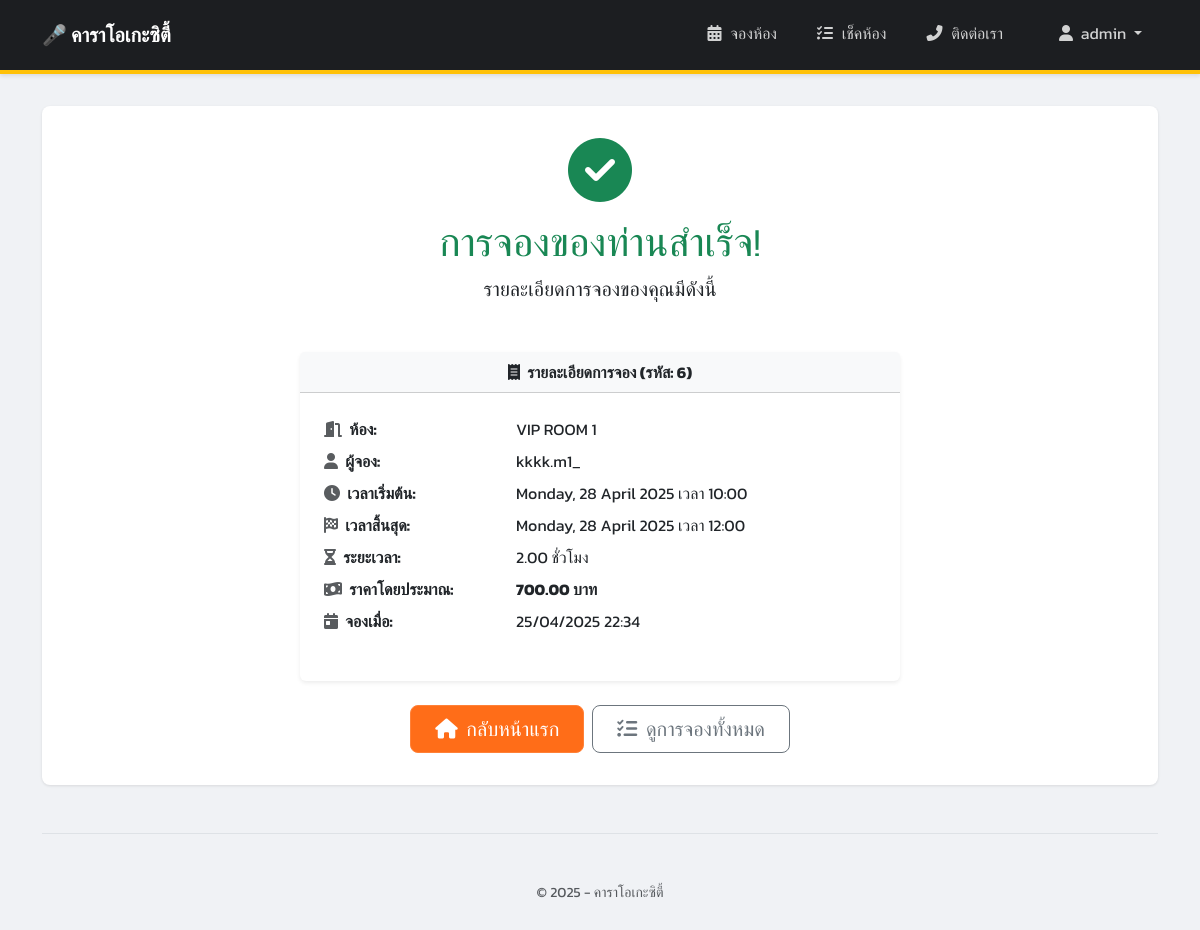
/booking/booking/success/6/ (signed in), run on the app's committed database.
### booking/models.py (models this page shows, shortened)
class Booking(models.Model):
    room = models.ForeignKey(Room, on_delete=models.CASCADE, related_name='bookings') # เชื่อมโยงไปยังห้อง
    user_name = models.CharField(max_length=100) # ชื่อผู้จอง (แบบง่ายก่อน)
    start_time = models.DateTimeField()          # วันเวลาเริ่มต้น
    end_time = models.DateTimeField()            # วันเวลาสิ้นสุด
    booking_time = models.DateTimeField(default=timezone.now) # วันเวลาที่ทำการจอง (ใส่ค่าอัตโนมัติ)
    @property
    def duration_hours(self):
        if self.start_time and self.end_time:
            duration = self.end_time - self.start_time
            if duration.total_seconds() > 0:
                return duration.total_seconds() / 3600
        return 0 # คืนค่า 0 ถ้าไม่มี start/end time หรือ duration ไม่เป็นบวก
    @property
    def total_price(self):
        if self.start_time and self.end_time and self.room and self.room.price_per_hour is not None:
            try:
                duration_decimal = Decimal(str(self.duration_hours))
                calculated_price = (duration_decimal * self.room.price_per_hour).quantize(Decimal('0.01'))
                return calculated_price
            except Exception as e:
                print(f"Error calculating total_price: {e}") # แสดง error ใน console (สำหรับ debug)
                return Decimal('0.00') # คืนค่า 0 เพื่อป้องกัน Error หน้าเว็บ
        return Decimal('0.00')

class Room(models.Model):
    name = models.CharField(max_length=100, unique=True) # ชื่อห้อง (ไม่ซ้ำกัน)
    capacity = models.PositiveIntegerField()             # ความจุ (จำนวนเต็มบวก)
    price_per_hour = models.DecimalField(max_digits=8, decimal_places=2) # ราคาต่อชั่วโมง

### booking/views.py (the view)
# urls.py: path('booking/success/<int:booking_id>/', views.booking_success, name='booking_success'), # หน้าจองสำเร็จ
def booking_success(request, booking_id):
    booking = get_object_or_404(Booking, pk=booking_id)
    context = {'booking': booking}
    return render(request, 'booking/booking_success.html', context)

### booking/templates/booking/booking_success.html (shortened to what this page needs)
{% extends "booking/base.html" %}
{% block content %}
    <div class="text-center mb-5">
      <i class="fas fa-check-circle fa-4x text-success mb-3"></i>
      <h2 class="display-6 text-success">การจองของท่านสำเร็จ!</h2>
      <p class="lead">รายละเอียดการจองของคุณมีดังนี้</p>
    </div>
    <div class="card shadow-sm mb-4 mx-auto" style="max-width: 600px;">
        <div class="card-header text-center bg-light fw-bold">
            <i class="fas fa-receipt me-1"></i> รายละเอียดการจอง (รหัส: {{ booking.id }})
        </div>
        <div class="card-body p-4">
            <dl class="row">
              <dt class="col-sm-4"><i class="fas fa-door-open me-1 text-muted"></i> ห้อง:</dt>
              <dd class="col-sm-8">{{ booking.room.name }}</dd>
              <dt class="col-sm-4"><i class="fas fa-user me-1 text-muted"></i> ผู้จอง:</dt>
              <dd class="col-sm-8">{{ booking.user_name }}</dd>
              <dt class="col-sm-4"><i class="fas fa-clock me-1 text-muted"></i> เวลาเริ่มต้น:</dt>
              <dd class="col-sm-8">{{ booking.start_time|date:"l, d F Y เวลา H:i" }}</dd>
              <dt class="col-sm-4"><i class="fas fa-flag-checkered me-1 text-muted"></i> เวลาสิ้นสุด:</dt>
              <dd class="col-sm-8">{{ booking.end_time|date:"l, d F Y เวลา H:i" }}</dd>
              <dt class="col-sm-4"><i class="fas fa-hourglass-half me-1 text-muted"></i> ระยะเวลา:</dt>
              <dd class="col-sm-8">{{ booking.duration_hours|floatformat:2 }} ชั่วโมง</dd>
              <dt class="col-sm-4"><i class="fas fa-money-bill-wave me-1 text-muted"></i> ราคาโดยประมาณ:</dt>
              <dd class="col-sm-8 fw-bold">{{ booking.total_price|floatformat:2 }} บาท</dd>
              <dt class="col-sm-4 text-truncate"><i class="fas fa-calendar-day me-1 text-muted"></i> จองเมื่อ:</dt>
              <dd class="col-sm-8">{{ booking.booking_time|date:"d/m/Y H:i" }}</dd>
            </dl>
        </div>
    </div>
    <div class="text-center mt-4 d-grid gap-2 d-sm-flex justify-content-sm-center">
        <a href="{% url 'room_list' %}" class="btn btn-primary btn-lg px-4 gap-3">
            <i class="fas fa-home me-1"></i> กลับหน้าแรก
        </a>
        <a href="{% url 'all_bookings' %}" class="btn btn-outline-secondary btn-lg px-4">
             <i class="fas fa-list-check me-1"></i> ดูการจองทั้งหมด
        </a>
    </div>
{% endblock %}

### booking/templates/booking/base.html (shortened to what this page needs)
<!DOCTYPE html>
<html lang="th">
<head>
    <link href="https://cdn.jsdelivr.net/npm/bootstrap@5.3.3/dist/css/bootstrap.min.css" rel="stylesheet">
    <link rel="stylesheet" href="https://cdnjs.cloudflare.com/ajax/libs/font-awesome/6.5.2/css/all.min.css" />
</head>
<body>
    <nav class="navbar navbar-expand-lg custom-navbar">
        <div class="container">
            <a class="navbar-brand" href="{% url 'room_list' %}">
                 🎤 คาราโอเกะซิตี้
            </a>
            <div class="collapse navbar-collapse" id="navbarSupportedContent">
              <ul class="navbar-nav ms-auto mb-2 mb-lg-0 align-items-center">
                <li class="nav-item">
                  <a class="nav-link {% if request.resolver_match.url_name == 'room_list' %}active{% endif %}" aria-current="page" href="{% url 'room_list' %}"><i class="fas fa-calendar-alt"></i> จองห้อง</a>
                </li>
                <li class="nav-item">
                  <a class="nav-link {% if request.resolver_match.url_name == 'all_bookings' %}active{% endif %}" href="{% url 'all_bookings' %}"><i class="fas fa-list-check"></i> เช็คห้อง</a>
                </li>
                <li class="nav-item">
                  <a class="nav-link" href="#" data-bs-toggle="modal" data-bs-target="#contactModal">
                    <i class="fas fa-phone-alt"></i> ติดต่อเรา
                  </a>
                </li>
                {% if user.is_authenticated %}
                    <li class="nav-item dropdown ms-lg-3">
                        <a class="nav-link dropdown-toggle" href="#" id="navbarUserDropdown" role="button" data-bs-toggle="dropdown" aria-expanded="false">
                            <i class="fas fa-user me-1"></i> {{ user.username }}
                        </a>
                    </li>
                {% else %}
                    {% comment %} --- แสดงเมื่อผู้ใช้ยังไม่ได้ล็อกอิน --- {% endcomment %}
                    <li class="nav-item login-button ms-lg-3">
                      <a class="nav-link" href="{% url 'login' %}"><i class="fas fa-user-circle"></i> เข้าสู่ระบบ</a>
                    </li>
                {% endif %}
              </ul>
            </div>
        </div>
    </nav>
    <div class="container mt-4">
        <main>
{% block content %}
            {% endblock %}
        </main>
        <footer class="pt-4 my-md-5 pt-md-5 border-top text-center">
            <small class="d-block mb-3 text-muted">&copy; 2025 - คาราโอเกะซิตี้</small>
        </footer>
    </div>
</body>
</html>

### booking/templates/booking/base.html (style rules this page uses)
body { font-family: 'Kanit', sans-serif; background-color: #f0f2f5; padding-top: 0; padding-bottom: 20px; }
.navbar.custom-navbar { background-color: #1c1e21; padding-top: 0.8rem; padding-bottom: 0.8rem; border-bottom: 4px solid #ffc107; box-shadow: 0 2px 4px rgba(0,0,0,.1); }
.navbar.custom-navbar .navbar-brand { color: #ffffff; font-weight: bold; }
.navbar.custom-navbar .navbar-nav .nav-link { color: rgba(255, 255, 255, 0.8); padding: 0.5rem 1rem; margin-left: 0.5rem; border-bottom: 4px solid transparent; transition: color 0.2s ease, border-color 0.2s ease; }
.navbar.custom-navbar .navbar-nav .nav-link i { margin-right: 5px; }
.navbar.custom-navbar .navbar-nav .dropdown-toggle { color: rgba(255, 255, 255, 0.8); }
.container { max-width: 1140px; }
main { background-color: #ffffff; padding: 2rem; border-radius: 8px; box-shadow: 0 1px 3px rgba(0,0,0,.1); margin-top: 2rem; }
footer { margin-top: 3rem; }
.card { border: none; box-shadow: 0 1px 4px rgba(0, 0, 0, 0.08); transition: transform 0.2s ease-in-out, box-shadow 0.2s ease-in-out; }
.btn-primary { background-color: #ff6d18; border-color: #ff8138; }

### data on the page
Booking: id "6", room.name "VIP ROOM 1", user_name "kkkk.m1_", start_time "Monday, 28 April 2025 เวลา 10:00", end_time "Monday, 28 April 2025 เวลา 12:00", duration_hours "2.00", total_price "700.00", booking_time "25/04/2025 22:34"

### other printed values
{{ user.username }} "admin"
